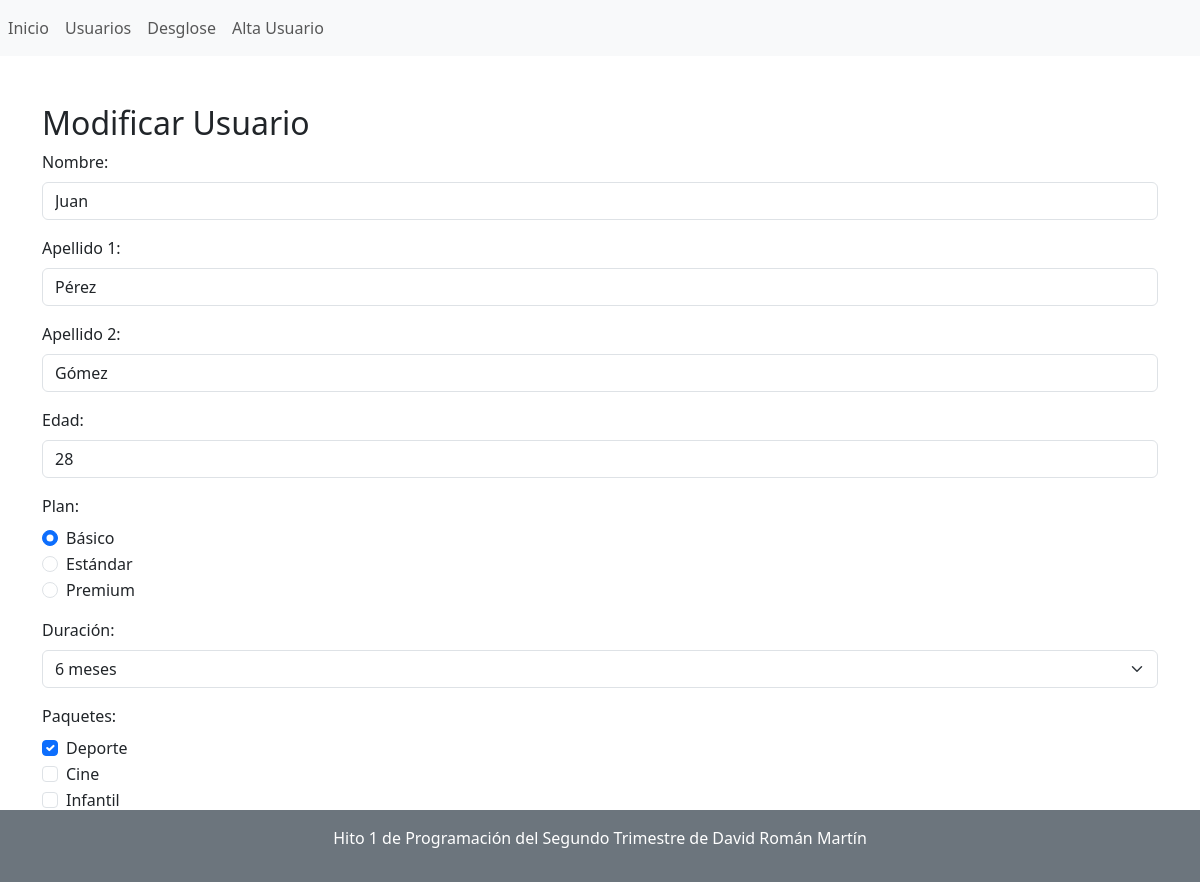
Page /modificar.php?correo=juan.perez@example.com on the committed database.
### tables this page shows
CREATE TABLE `usuarios` (
  `correo` varchar(100) NOT NULL,
  `nombre` varchar(50) NOT NULL,
  `apellido1` varchar(50) NOT NULL,
  `apellido2` varchar(50) NOT NULL,
  `edad` int NOT NULL,
  PRIMARY KEY (`correo`)
);

CREATE TABLE `planes_usuarios` (
  `correo` varchar(100) NOT NULL,
  `id_plan` int NOT NULL,
  `duracion` int DEFAULT NULL,
  KEY `correo` (`correo`),
  KEY `id_plan` (`id_plan`),
  CONSTRAINT `planes_usuarios_ibfk_1` FOREIGN KEY (`correo`) REFERENCES `usuarios` (`correo`),
  CONSTRAINT `planes_usuarios_ibfk_2` FOREIGN KEY (`id_plan`) REFERENCES `planes` (`id_plan`)
);

CREATE TABLE `planes` (
  `id_plan` int NOT NULL,
  `plan` varchar(50) DEFAULT NULL,
  `precio` decimal(10,2) DEFAULT NULL,
  PRIMARY KEY (`id_plan`)
);

CREATE TABLE `paquetes` (
  `id_paquete` int NOT NULL,
  `paquete` varchar(50) DEFAULT NULL,
  `precio` decimal(10,2) DEFAULT NULL,
  PRIMARY KEY (`id_paquete`)
);

### modificar.php (the view, shortened to what this page needs)
<!DOCTYPE html>
<html>
    <head>
        <link href="https://cdn.jsdelivr.net/npm/bootstrap@5.3.3/dist/css/bootstrap.min.css" rel="stylesheet">
    </head>
    <body>
    <?php
    $conexion = new mysqli("127.0.0.1", "root", "campusfp", "hito1prog");
    include('navegacion.php');
    $correo = $_GET['correo'];
    if (!empty($correo)) {
        $queryUsuario = "SELECT * FROM usuarios WHERE correo = '$correo'";
        $queryPlanes = "SELECT * FROM planes";
        $queryPaquetes = "SELECT * FROM paquetes";
        $queryPlanUsuario = "SELECT * FROM planes_usuarios WHERE correo = '$correo'";
        $queryPaquetesUsuario = "SELECT id_paquete FROM paquetes_usuarios WHERE correo = '$correo'";
        $resultUsuario = $conexion->query($queryUsuario);
        $resultPlanes = $conexion->query($queryPlanes);
        $resultPaquetes = $conexion->query($queryPaquetes);
        $resultPlanUsuario = $conexion->query($queryPlanUsuario);
        $resultPaquetesUsuario = $conexion->query($queryPaquetesUsuario);
        $usuario = $resultUsuario ? $resultUsuario->fetch_assoc() : [];
        $planUsuario = $resultPlanUsuario ? $resultPlanUsuario->fetch_assoc() : [];
        $paquetesUsuario = [];
        if ($resultPaquetesUsuario) {
            while ($row = $resultPaquetesUsuario->fetch_assoc()) {
                $paquetesUsuario[] = $row['id_paquete'];
            }
        }
    } else {
        $usuario = [];
        $planUsuario = [];
        $paquetesUsuario = [];
    }
    if (!empty($usuario)):
        echo '<!DOCTYPE html>';
        echo '<html lang="es">';
        echo '<head>';
        echo '<link href="https://cdn.jsdelivr.net/npm/bootstrap@5.3.3/dist/css/bootstrap.min.css" rel="stylesheet">';
        echo '</head>';
        echo '<body>';
        echo '<div class="container mt-5">';
        echo '<h2>Modificar Usuario</h2>';
        echo '<form method="POST">';
        echo '<div class="mb-3">';
        echo '<label for="Nombre" class="form-label">Nombre:</label>';
        echo '<input type="text" name="Nombre" id="Nombre" class="form-control" value="' . $usuario['nombre'] . '" required>';
        echo '</div>';
        echo '<div class="mb-3">';
        echo '<label for="Apellido1" class="form-label">Apellido 1:</label>';
        echo '<input type="text" name="Apellido1" id="Apellido1" class="form-control" value="' .$usuario['apellido1'] . '" required>';
        echo '</div>';
        echo '<div class="mb-3">';
        echo '<label for="Apellido2" class="form-label">Apellido 2:</label>';
        echo '<input type="text" name="Apellido2" id="Apellido2" class="form-control" value="' .$usuario['apellido2'] . '" required>';
        echo '</div>';
        echo '<div class="mb-3">';
        echo '<label for="Edad" class="form-label">Edad:</label>';
        echo '<input type="number" name="Edad" id="Edad" class="form-control" value="' . $usuario['edad'] . '" required>';
        echo '</div>';
        echo '<div class="mb-3">';
        echo '<label class="form-label">Plan:</label><br>';
        while ($row = $resultPlanes->fetch_assoc()) {
            echo '<div class="form-check">';
            echo '<input type="radio" name="id_plan" class="form-check-input" value="' . $row['id_plan'] . '" ' . (isset($planUsuario['id_plan']) && $row['id_plan'] == $planUsuario['id_plan'] ? 'checked' : '') . '>';
            echo '<label class="form-check-label">' . $row['plan'] . '</label>';
            echo '</div>';
        }
        echo '</div>';
        echo '<div class="mb-3">';
        echo '<label for="duracion" class="form-label">Duración:</label>';
        echo '<select name="duracion" id="duracion" class="form-select">';
        for ($i = 1; $i <= 12; $i++) {
            echo '<option value="' . $i . '" ' . (isset($planUsuario['duracion']) && $i == $planUsuario['duracion'] ? 'selected' : '') . '>' . $i . ' meses</option>';
        }
        echo '</select>';
        echo '</div>';
        echo '<div class="mb-3">';
        echo '<label class="form-label">Paquetes:</label><br>';
        while ($row = $resultPaquetes->fetch_assoc()) {
            echo '<div class="form-check">';
            echo '<input type="checkbox" name="paquete[]" class="form-check-input" value="' . $row['id_paquete'] . '" ' . (in_array($row['id_paquete'], $paquetesUsuario) ? 'checked' : '') . '>';
            echo '<label class="form-check-label">' . $row['paquete'] . '</label>';
            echo '</div>';
        }
        echo '</div>';
        echo '<div class="mb-3">';
        echo '<button type="submit" name="actualizar" class="btn btn-primary">Actualizar</button>';
        echo '<button type="button" class="btn btn-secondary" onclick="window.location.href=\'index.php\'">Volver al Menú Principal</button>';
        echo '</div>';
        echo '</form>';
        echo '</div>';
        echo '</body>';
        echo '</html>';
    endif;
    ?>
        <footer class="bg-secondary text-white text-center py-3 fixed-bottom"><p>Hito 1 de Programación del Segundo Trimestre de David Román Martín</p></footer>
    </body>
</html>

### rows in the picture
usuarios: Nombre "Juan", Apellido1 "Pérez", Apellido2 "Gómez", Edad "28"
planes: plan "Básico"
planes_usuarios: id_plan "☑", duracion "6 meses"
planes: plan "Estándar"
planes: plan "Premium"
paquetes: id_paquete "☑", paquete "Deporte"
paquetes: paquete "Cine"
paquetes: paquete "Infantil"
